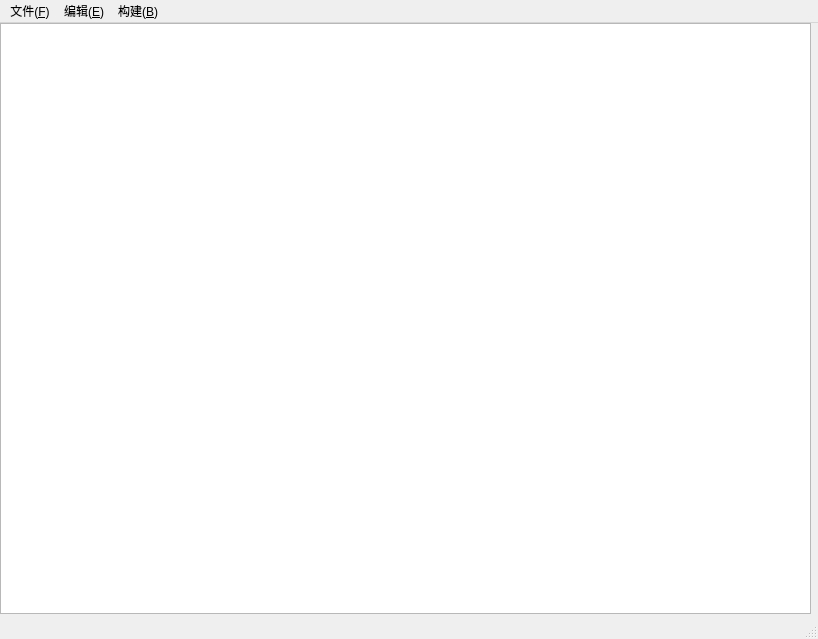
<?xml version="1.0" encoding="UTF-8"?>
<ui version="4.0">
 <class>MainWindow</class>
 <widget class="QMainWindow" name="MainWindow">
  <property name="geometry">
   <rect>
    <x>0</x>
    <y>0</y>
    <width>818</width>
    <height>639</height>
   </rect>
  </property>
  <property name="windowTitle">
   <string>MainWindow</string>
  </property>
  <widget class="QWidget" name="centralwidget">
   <widget class="QPlainTextEdit" name="textEdit">
    <property name="geometry">
     <rect>
      <x>0</x>
      <y>0</y>
      <width>811</width>
      <height>591</height>
     </rect>
    </property>
   </widget>
  </widget>
  <widget class="QMenuBar" name="menubar">
   <property name="geometry">
    <rect>
     <x>0</x>
     <y>0</y>
     <width>818</width>
     <height>21</height>
    </rect>
   </property>
   <widget class="QMenu" name="menu_F">
    <property name="title">
     <string>文件(&amp;F)</string>
    </property>
    <addaction name="newAction"/>
    <addaction name="openAction"/>
    <addaction name="saveAction"/>
   </widget>
   <widget class="QMenu" name="menu_E">
    <property name="title">
     <string>编辑(&amp;E)</string>
    </property>
   </widget>
   <widget class="QMenu" name="menu_B">
    <property name="title">
     <string>构建(&amp;B)</string>
    </property>
   </widget>
   <addaction name="menu_F"/>
   <addaction name="menu_E"/>
   <addaction name="menu_B"/>
  </widget>
  <widget class="QStatusBar" name="statusbar"/>
  <action name="newAction">
   <property name="text">
    <string>新建(&amp;N)</string>
   </property>
  </action>
  <action name="openAction">
   <property name="text">
    <string>打开(&amp;O)</string>
   </property>
  </action>
  <action name="saveAction">
   <property name="text">
    <string>另存为(&amp;S)</string>
   </property>
  </action>
 </widget>
 <resources/>
 <connections/>
</ui>
